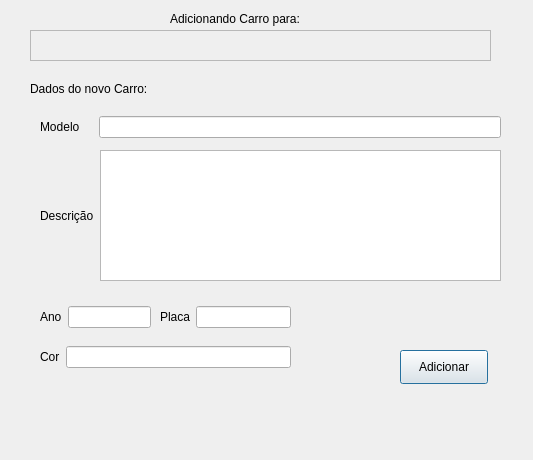
<?xml version="1.0" encoding="UTF-8"?>
<ui version="4.0">
 <class>addclientcar</class>
 <widget class="QDialog" name="addclientcar">
  <property name="geometry">
   <rect>
    <x>0</x>
    <y>0</y>
    <width>533</width>
    <height>460</height>
   </rect>
  </property>
  <property name="windowTitle">
   <string>Adicionando Carro ao Cliente</string>
  </property>
  <widget class="QTextEdit" name="txt_ClientName">
   <property name="enabled">
    <bool>false</bool>
   </property>
   <property name="geometry">
    <rect>
     <x>30</x>
     <y>30</y>
     <width>461</width>
     <height>31</height>
    </rect>
   </property>
  </widget>
  <widget class="QLabel" name="lbl_CarOwner">
   <property name="geometry">
    <rect>
     <x>170</x>
     <y>10</y>
     <width>161</width>
     <height>18</height>
    </rect>
   </property>
   <property name="text">
    <string>Adicionando Carro para:</string>
   </property>
  </widget>
  <widget class="QLabel" name="lbl_CarData">
   <property name="geometry">
    <rect>
     <x>30</x>
     <y>80</y>
     <width>161</width>
     <height>18</height>
    </rect>
   </property>
   <property name="text">
    <string>Dados do novo Carro:</string>
   </property>
  </widget>
  <widget class="QLabel" name="lbl_Emoticon">
   <property name="geometry">
    <rect>
     <x>310</x>
     <y>320</y>
     <width>91</width>
     <height>51</height>
    </rect>
   </property>
   <property name="text">
    <string/>
   </property>
  </widget>
  <widget class="QPushButton" name="btn_Add">
   <property name="geometry">
    <rect>
     <x>400</x>
     <y>350</y>
     <width>88</width>
     <height>34</height>
    </rect>
   </property>
   <property name="text">
    <string>Adicionar</string>
   </property>
  </widget>
  <widget class="QLabel" name="lbl_Feedback">
   <property name="geometry">
    <rect>
     <x>40</x>
     <y>390</y>
     <width>461</width>
     <height>18</height>
    </rect>
   </property>
   <property name="text">
    <string/>
   </property>
  </widget>
  <widget class="QWidget" name="layoutWidget">
   <property name="geometry">
    <rect>
     <x>40</x>
     <y>110</y>
     <width>461</width>
     <height>34</height>
    </rect>
   </property>
   <layout class="QHBoxLayout" name="horizontalLayout">
    <item>
     <widget class="QLabel" name="lbl_Model">
      <property name="text">
       <string>Modelo    </string>
      </property>
     </widget>
    </item>
    <item>
     <widget class="QLineEdit" name="txt_Model">
      <property name="inputMethodHints">
       <set>Qt::ImhNone</set>
      </property>
      <property name="text">
       <string/>
      </property>
      <property name="maxLength">
       <number>50</number>
      </property>
      <property name="alignment">
       <set>Qt::AlignLeading|Qt::AlignLeft|Qt::AlignTop</set>
      </property>
      <property name="placeholderText">
       <string/>
      </property>
     </widget>
    </item>
   </layout>
  </widget>
  <widget class="QWidget" name="layoutWidget">
   <property name="geometry">
    <rect>
     <x>40</x>
     <y>150</y>
     <width>461</width>
     <height>131</height>
    </rect>
   </property>
   <layout class="QHBoxLayout" name="horizontalLayout_2">
    <item>
     <widget class="QLabel" name="lbl_Description">
      <property name="text">
       <string>Descrição</string>
      </property>
     </widget>
    </item>
    <item>
     <widget class="QPlainTextEdit" name="txtPlain_Description">
      <property name="tabChangesFocus">
       <bool>true</bool>
      </property>
      <property name="plainText">
       <string/>
      </property>
      <property name="placeholderText">
       <string>Máximo 300 letras.</string>
      </property>
     </widget>
    </item>
   </layout>
  </widget>
  <widget class="QWidget" name="layoutWidget">
   <property name="geometry">
    <rect>
     <x>40</x>
     <y>300</y>
     <width>111</width>
     <height>34</height>
    </rect>
   </property>
   <layout class="QHBoxLayout" name="horizontalLayout_3">
    <item>
     <widget class="QLabel" name="lbl_CarYear">
      <property name="text">
       <string>Ano</string>
      </property>
     </widget>
    </item>
    <item>
     <widget class="QLineEdit" name="txt_Year">
      <property name="inputMethodHints">
       <set>Qt::ImhNone</set>
      </property>
      <property name="inputMask">
       <string>9999</string>
      </property>
      <property name="text">
       <string/>
      </property>
      <property name="maxLength">
       <number>4</number>
      </property>
     </widget>
    </item>
   </layout>
  </widget>
  <widget class="QWidget" name="layoutWidget">
   <property name="geometry">
    <rect>
     <x>160</x>
     <y>300</y>
     <width>131</width>
     <height>34</height>
    </rect>
   </property>
   <layout class="QHBoxLayout" name="horizontalLayout_4">
    <item>
     <widget class="QLabel" name="lbl_PlacaCarro">
      <property name="text">
       <string>Placa</string>
      </property>
     </widget>
    </item>
    <item>
     <widget class="QLineEdit" name="txt_Placa">
      <property name="text">
       <string/>
      </property>
      <property name="maxLength">
       <number>10</number>
      </property>
     </widget>
    </item>
   </layout>
  </widget>
  <widget class="QWidget" name="layoutWidget">
   <property name="geometry">
    <rect>
     <x>40</x>
     <y>340</y>
     <width>251</width>
     <height>34</height>
    </rect>
   </property>
   <layout class="QHBoxLayout" name="horizontalLayout_5">
    <item>
     <widget class="QLabel" name="lbl_CarColor">
      <property name="text">
       <string>Cor</string>
      </property>
     </widget>
    </item>
    <item>
     <widget class="QLineEdit" name="txt_Color">
      <property name="text">
       <string/>
      </property>
      <property name="maxLength">
       <number>26</number>
      </property>
     </widget>
    </item>
   </layout>
  </widget>
 </widget>
 <tabstops>
  <tabstop>txt_ClientName</tabstop>
  <tabstop>txt_Model</tabstop>
  <tabstop>txtPlain_Description</tabstop>
  <tabstop>txt_Year</tabstop>
  <tabstop>txt_Placa</tabstop>
  <tabstop>txt_Color</tabstop>
  <tabstop>btn_Add</tabstop>
 </tabstops>
 <resources/>
 <connections/>
</ui>
